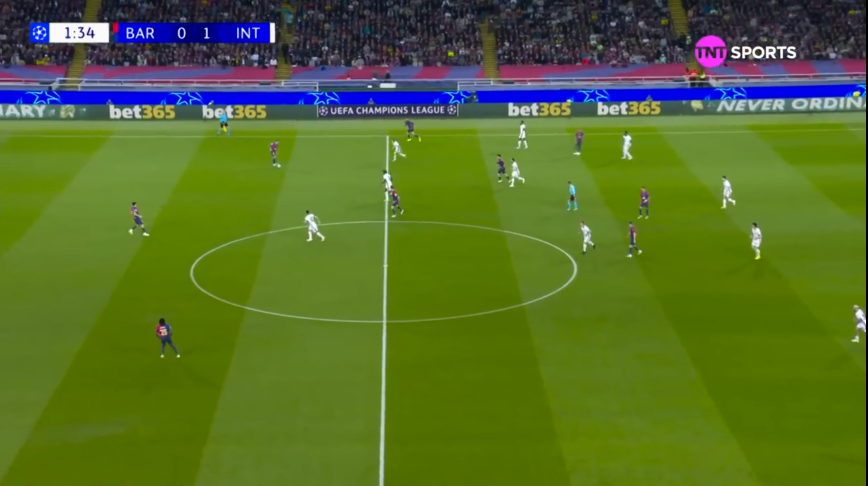
#> input picture project_tests/frame4.png, 1735 x 971 px (shown at 1/2 size)
$ python filters_test.py
#> lines starting #> are read from the running program, lines starting #| are printed output that depends on the picture; after the words box and inside, x2 and y2 are one past the last pixel; in counts of white or black regions, pixels touching at a corner belong together
import cv2
import numpy as np
import math


def gammaCorrection(image, gammaValue = 1.0):
    inverseGamma = 1/gammaValue
    table = np.array([
        ((i/255.0) ** inverseGamma) * 255
        for i in range(256)
    ]).astype("uint8")
    return cv2.LUT(image, table)

""" def logTransformation(image, constant=1): """


frame = cv2.imread('frame4.png');
#> frame is the input picture: shape (971, 1735, 3); mean B, G, R 41.9, 109.8, 87

scaleFactor_X_axis = 0.7;
scaleFactor_y_axis = 0.7;

frameResized = cv2.resize(
    frame,
    (420,420),
    interpolation=cv2.INTER_LINEAR
)
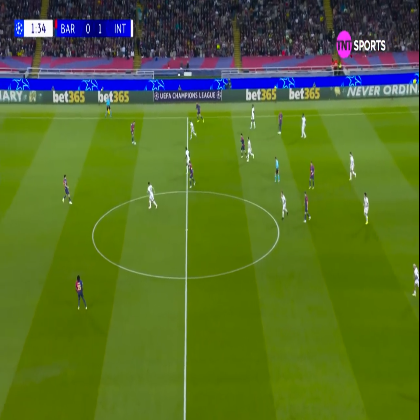
#> frameResized: shape (420, 420, 3); mean B, G, R 41.9, 109.7, 86.9

frameResizedGray = cv2.cvtColor(frame, cv2.COLOR_BGR2GRAY);
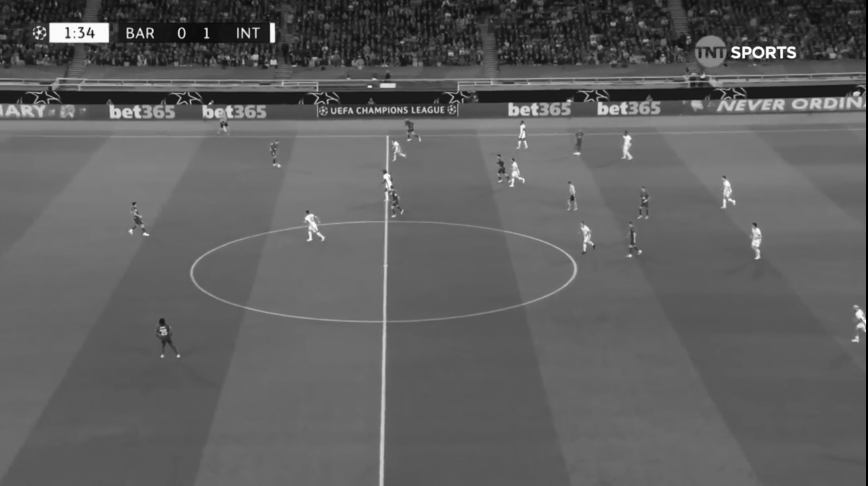
#> frameResizedGray: shape (971, 1735) (shown at 1/2 size); min 0, max 255, mean 95.3

frameResizedGrayBlurred = cv2.GaussianBlur(frameResizedGray, (5,5), 1);

frameResizedGrayBlurredWithGameCorrection = gammaCorrection(
    frameResizedGrayBlurred,
    0.5
);
#> in gammaCorrection, `return cv2.LUT(image, table)`:
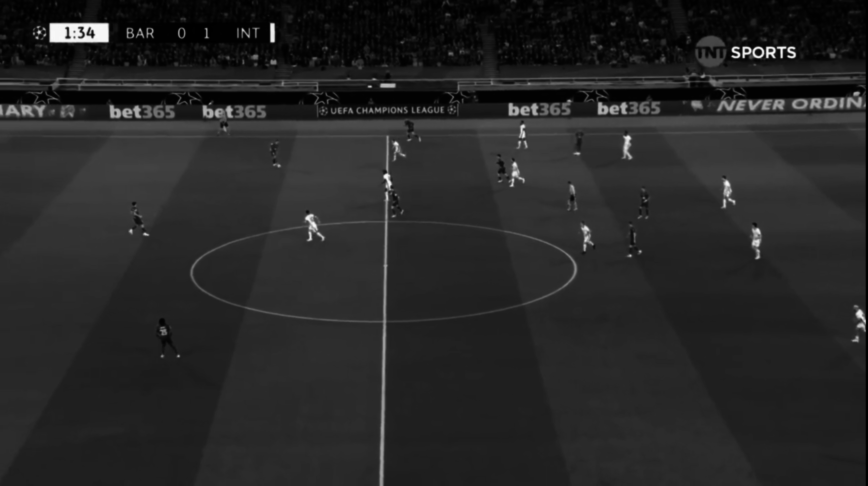
#> returned value: shape (971, 1735) (shown at 1/2 size); min 0, max 251, mean 38.5

frameResizedGrayBlurredWithGameCorrectionAndMedianBlur = cv2.medianBlur(
    frameResizedGrayBlurredWithGameCorrection,
    5
)

#_, binary = cv2.threshold(gray, 127, 255, cv2.THRESH_BINARY)


cannyEdges = cv2.Canny(
    frameResizedGrayBlurredWithGameCorrectionAndMedianBlur,
    50,
    100
)
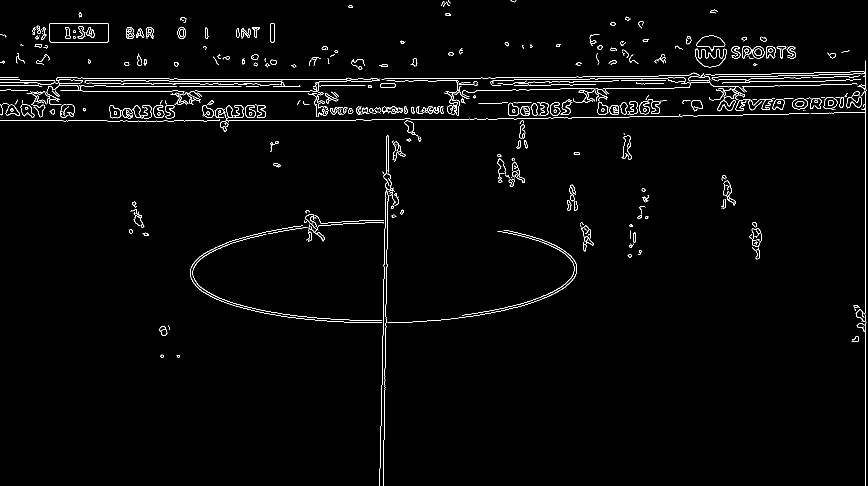
#> cannyEdges: shape (971, 1735) (shown at 1/2 size); 1.9% white in thin lines or dots

kernel = np.ones((3,1),np.uint8)

cv2.imwrite("teste.jpg", cannyEdges)

erosion = cv2.dilate(cannyEdges, kernel, iterations=1)
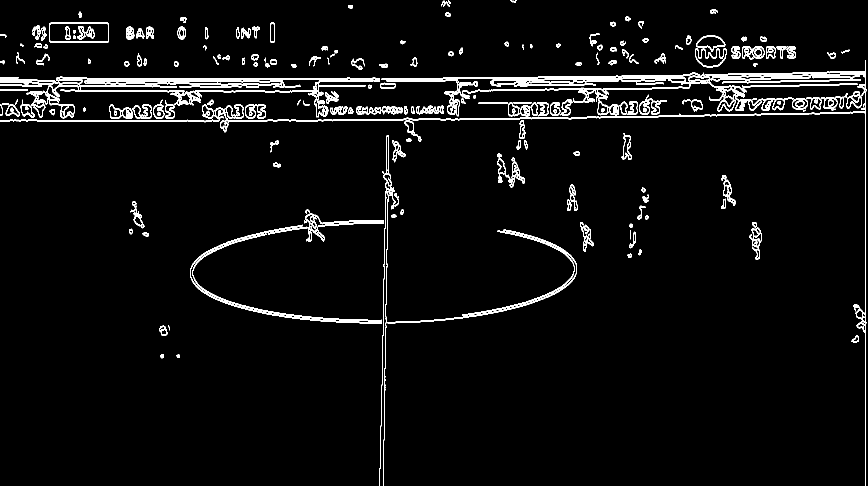
#> erosion: shape (971, 1735) (shown at 1/2 size); 4.3% white; 244 white regions (23 under 20 px), largest, box (x1, y1, x2, y2) and area: (763, 144, 1715, 233) 11809, (53, 153, 760, 237) 10378, (0, 210, 1619, 265) 5399

#> (the run stopped early here; a loop or call above may not have finished)

$ run again, with project_tests/frame1.png copied over project_tests/frame4.png
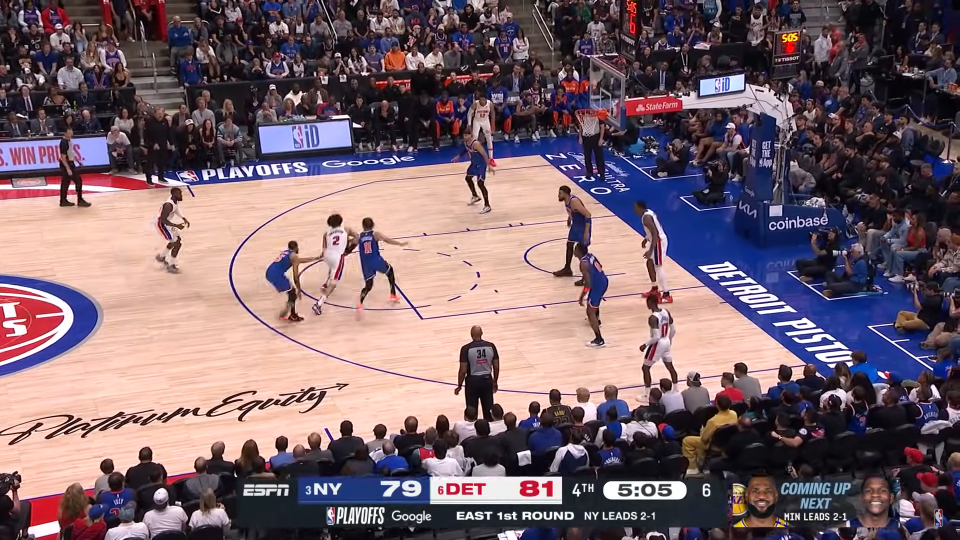
#> input picture project_tests/frame1.png, 1919 x 1079 px (shown at 1/2 size)
#> frame is the input picture: shape (1079, 1919, 3); mean B, G, R 108.1, 100.3, 121.7
#> `cannyEdges = cv2.Canny( frameResizedGrayBlurredWithGameCorrectionAndMe..`:
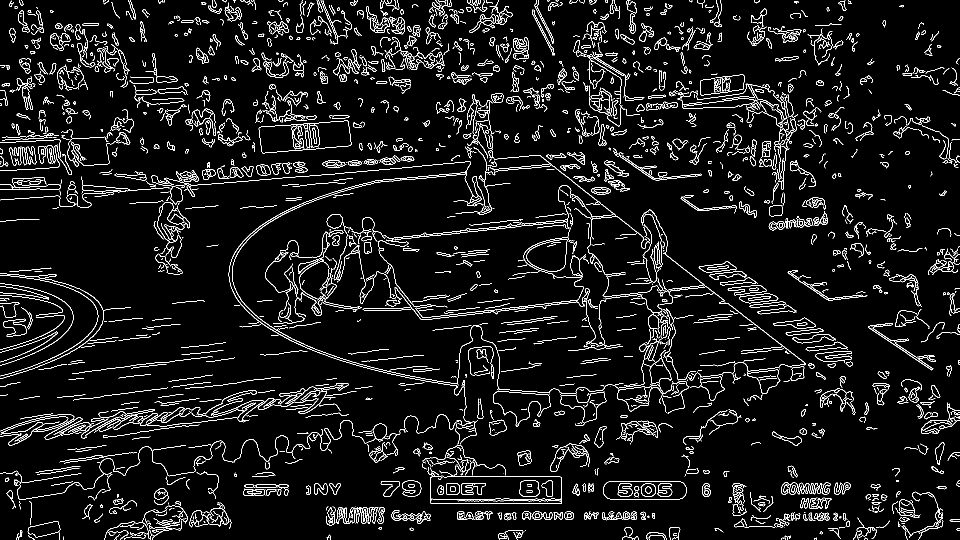
#> cannyEdges: shape (1079, 1919) (shown at 1/2 size); 6.1% white in thin lines or dots
#> `erosion = cv2.dilate(cannyEdges, kernel, iterations=1)`:
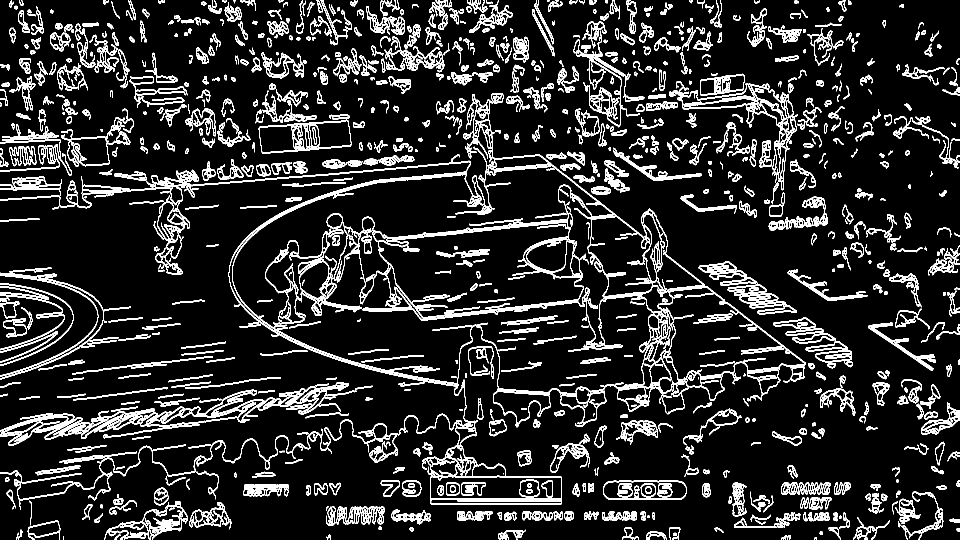
#> erosion: shape (1079, 1919) (shown at 1/2 size); 13.6% white in thin lines or dots

$ run again, with project_tests/frame2.png copied over project_tests/frame4.png
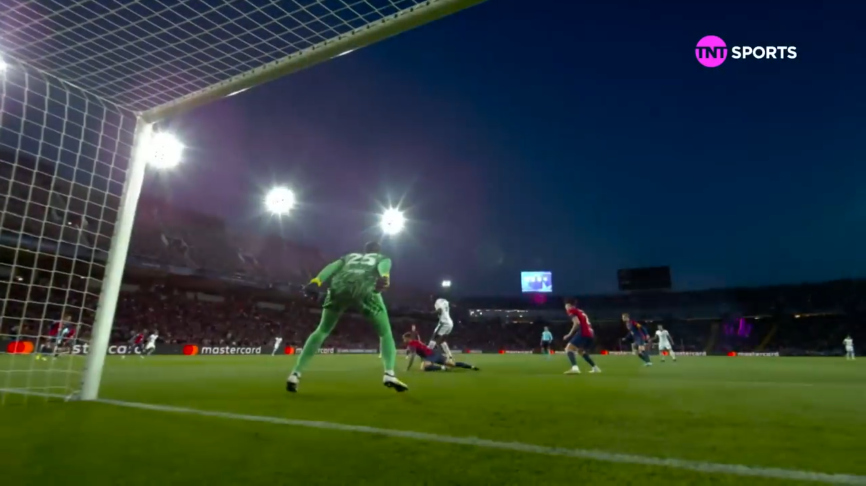
#> input picture project_tests/frame2.png, 1732 x 972 px (shown at 1/2 size)
#> frame is the input picture: shape (972, 1732, 3); mean B, G, R 57.8, 63.7, 50.3
#> `cannyEdges = cv2.Canny( frameResizedGrayBlurredWithGameCorrectionAndMe..`:
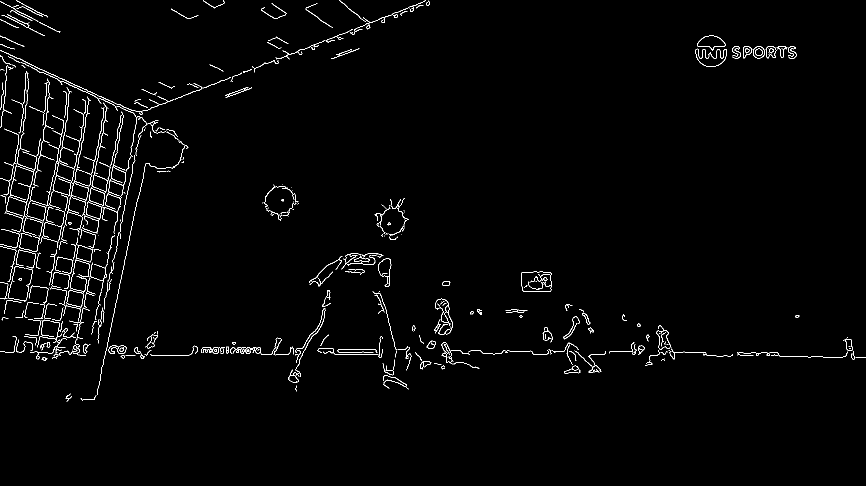
#> cannyEdges: shape (972, 1732) (shown at 1/2 size); 1.5% white in thin lines or dots, all inside (x1, y1, x2, y2) = (0, 0, 1732, 803)
#> `erosion = cv2.dilate(cannyEdges, kernel, iterations=1)`:
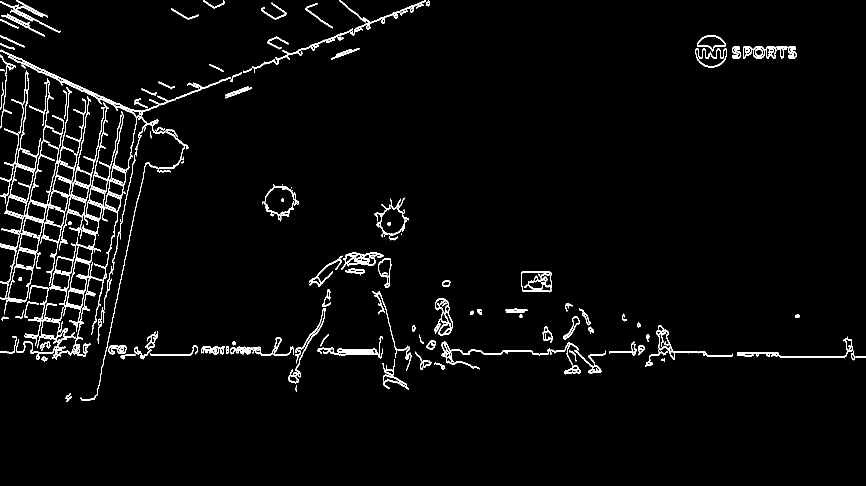
#> erosion: shape (972, 1732) (shown at 1/2 size); 3.2% white in thin lines or dots, all inside (x1, y1, x2, y2) = (0, 0, 1732, 804)
